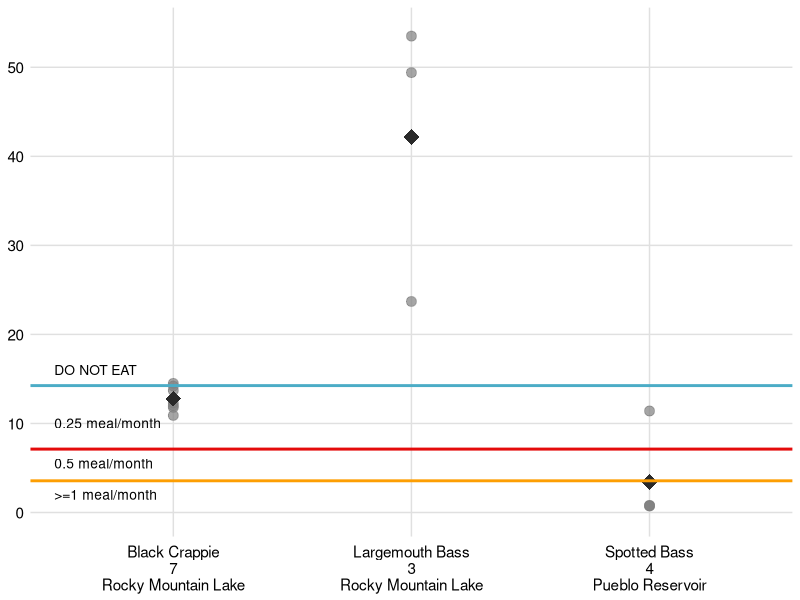
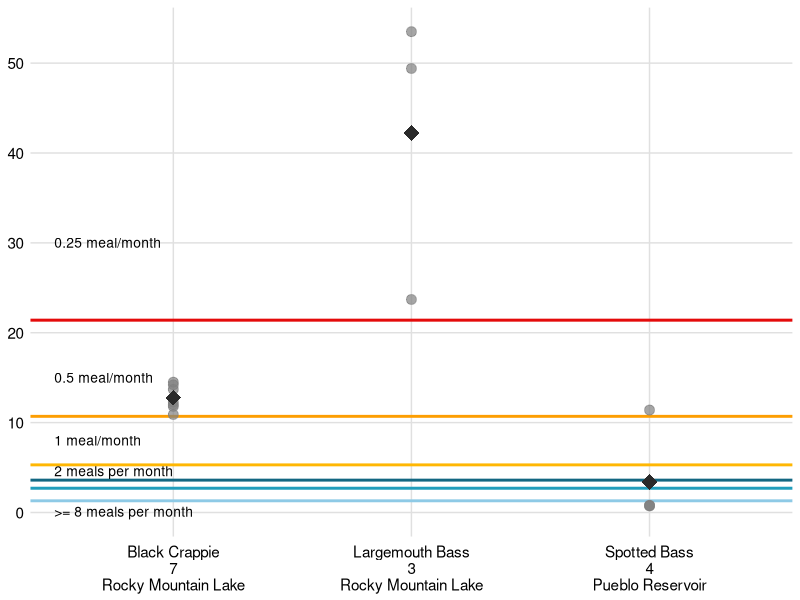
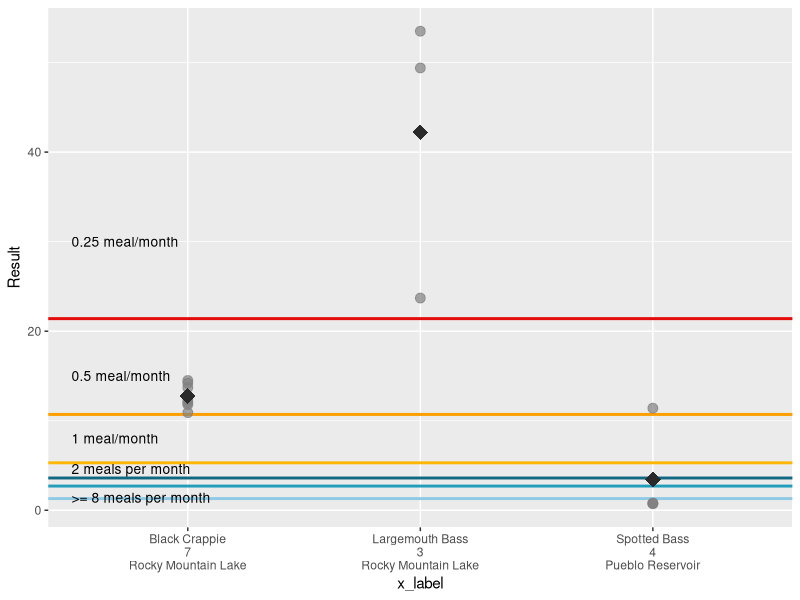

Reproduce these figures in R, in order. (Note: this script raises an error after producing the figures.)

library(ggplot2)
library(dplyr)
library(readxl)

# Importing the final dataset with TAC recommendations####

# Locate the directory
getwd()

# Import the data
PFOS_Clean_All_Data<- read_excel("03_Clean_Data/PFOS_CleanedMaster_2026.xlsx") |> filter(Analyte =="PFOS")


# TAC Plots Children ####


# Filter for the waterbodies and species with recommendations for children that need to be discussed at the TAC
# Filter for the censored data unless the discussion includes data with combined data
PFOS_SS_TAC_Children <- PFOS_Clean_All_Data %>% 
  filter((Waterbody == "Rocky Mountain Lake" &
            Species  %in% c("Black Crappie", "Largemouth Bass")) |
           (Waterbody == "Pueblo Reservoir" &
              Species == "Spotted Bass"
           )
  )

# Calculate the average concentration (result) for each species by waterbody.
PFOS_SS_TAC_Children2 <- PFOS_SS_TAC_Children %>%
  group_by(Waterbody, Species) %>%
  mutate(Average_Result = mean(Result), Num_Obs = n())



# Create a combined X-axis column with a newline character (\n)
PFOS_SS_TAC_Children2 <- PFOS_SS_TAC_Children2%>%
  mutate(x_label = paste(Species, Num_Obs, Waterbody, sep = "\n"))



ggplot(PFOS_SS_TAC_Children2, aes(x = x_label)) +
  # 1. Plot individual concentration points (blue circles)
  geom_point(aes(y = Result), color = "#808080", size = 3, alpha = 0.7) +
  
  # 2. Plot the average results (green diamonds)
  geom_point(aes(y = Average_Result), color = "#2a2a2a", shape = 18, size = 5) +
  
  # 3. Add horizontal threshold lines
  
  geom_hline(yintercept = 14.25, color = "#4BACC6", linewidth = 1) + # 0.25 meals/month
  geom_hline(yintercept = 7.12, color = "#e40b0b", linewidth = 1) + # 0.5 meal/month
  geom_hline(yintercept = 3.56, color = "#fd9e02", linewidth = 1) + # 1 meal per month
  # geom_hline(yintercept = 1.78, color = "#ffb703", linewidth = 1) + # 2 meal per month
  # geom_hline(yintercept = 1.19, color = "#126782", linewidth = 1) + # 3 meal per month
  
  
  
  # 4. Add threshold text labels on the left side
  annotate("text", x = 0.5, y = 16, label = "DO NOT EAT",  hjust = 0, size = 3.5) +
  annotate("text", x = 0.5, y = 10, label = "0.25 meal/month",  hjust = 0, size = 3.5) +
  annotate("text", x = 0.5, y = 5.5, label = "0.5 meal/month",  hjust = 0, size = 3.5) +
  annotate("text", x = 0.5, y = 2, label = ">=1 meal/month",  hjust = 0, size = 3.5) +
  # annotate("text", x = 0.5, y = 1.5, label = "2 meals per month",  hjust = 0, size = 3.5) +
  # annotate("text", x = 0.5, y = .05, label = ">=3 meals per month",  hjust = 0, size = 3.5) +
  
  
  
  # 5. Formatting axes and limits
  scale_y_continuous(limits = c(0, 54), breaks = seq(0, 54, by = 10)) +
  labs(x = NULL, y = NULL) + # Removes default axis titles to match your clean look
  
  # 6. Styling the theme to match a clean grid
  theme_minimal() +
  theme(
    panel.grid.major.x = element_line(color = "#E0E0E0"),
    panel.grid.major.y = element_line(color = "#E0E0E0"),
    panel.grid.minor = element_blank(),
    axis.text.x = element_text(size = 11, color = "black", vjust = 0.5),
    axis.text.y = element_text(size = 11, color = "black")
  )




# TAC Plots Women ####


# Filter for the waterbodies and species with recommendations for Women that need to be discussed at the TAC
# Filter for the censored data unless the discussion includes data with combined data
PFOS_SS_TAC_Women <- PFOS_Clean_All_Data  |>
  filter((Waterbody == "Rocky Mountain Lake" &
            Species  %in% c("Black Crappie", "Largemouth Bass")) |
           (Waterbody == "Pueblo Reservoir" &
              Species == "Spotted Bass"
           )
  )

# Calculate the average concentration (result) for each species by waterbody.
PFOS_SS_TAC_Women2 <- PFOS_SS_TAC_Women %>%
  group_by(Waterbody, Species) %>%
  mutate(Average_Result = mean(Result), Num_Obs = n())



# Create a combined X-axis column with a newline character (\n)
PFOS_SS_TAC_Women2 <- PFOS_SS_TAC_Women2%>%
  mutate(x_label = paste(Species, Num_Obs, Waterbody, sep = "\n"))



ggplot(PFOS_SS_TAC_Women2, aes(x = x_label)) +
  
  
  
  # 3. Add horizontal threshold lines
  
  # geom_hline(yintercept = 42.8, color = "#4BACC6", linewidth = 1) + # 0.25 meals/month
  geom_hline(yintercept = 21.4, color = "#e40b0b", linewidth = 1) + # 0.5 meal/month
  geom_hline(yintercept = 10.7, color = "#fd9e02", linewidth = 1) + # 1 meal per month
  geom_hline(yintercept = 5.3, color = "#ffb703", linewidth = 1) + # 2 meal per month
  geom_hline(yintercept = 3.6, color = "#126782", linewidth = 1) + # 3 meal per month
  geom_hline(yintercept = 2.7, color = "#219ebc", linewidth = 1) + # 4 meal per month
  geom_hline(yintercept = 1.3, color = "#8ecae6", linewidth = 1) + # 8 meal per month
  
  
  # 1. Plot individual concentration points (blue circles)
  geom_point(aes(y = Result), color = "#808080", size = 3, alpha = 0.7) +
  
  # 2. Plot the average results (green diamonds)
  geom_point(aes(y = Average_Result), color = "#2a2a2a", shape = 18, size = 5) +
  

  
  
  # 4. Add threshold text labels on the left side
  # annotate("text", x = 0.5, y = 1.20, label = "DO NOT EAT",  hjust = 0, size = 3.5) +
  annotate("text", x = 0.5, y = 30, label = "0.25 meal/month",  hjust = 0, size = 3.5) +
  annotate("text", x = 0.5, y = 15, label = "0.5 meal/month",  hjust = 0, size = 3.5) +
  annotate("text", x = 0.5, y = 8, label = "1 meal/month",  hjust = 0, size = 3.5) +
  annotate("text", x = 0.5, y = 4.6, label = "2 meals per month",  hjust = 0, size = 3.5) +
  # annotate("text", x = 0.5, y = 3, label = "3 meals per month",  hjust = 0, size = 3.5) +
  # annotate("text", x = 0.5, y = 2, label = "4 meals per month",  hjust = 0, size = 3.5) +
  annotate("text", x = 0.5, y = .08, label = ">= 8 meals per month",  hjust = 0, size = 3.5) +
  
  
  # 5. Formatting axes and limits
  scale_y_continuous(limits = c(0, 53.5), breaks = seq(0, 53.5, by = 10)) +
  labs(x = NULL, y = NULL) + # Removes default axis titles to match your clean look
  
  # 6. Styling the theme to match a clean grid
  theme_minimal() +
  theme(
    panel.grid.major.x = element_line(color = "#E0E0E0"),
    panel.grid.major.y = element_line(color = "#E0E0E0"),
    panel.grid.minor = element_blank(),
    axis.text.x = element_text(size = 11, color = "black", vjust = 0.5),
    axis.text.y = element_text(size = 11, color = "black")
  )




# TAC Plots General Population ####


# Filter for the waterbodies and species with recommendations for Women that need to be discussed at the TAC
# Filter for the censored data unless the discussion includes data with combined data
PFOS_SS_TAC_GP <- PFOS_Clean_All_Data |>
  filter((Waterbody == "Rocky Mountain Lake" &
            Species  %in% c("Black Crappie", "Largemouth Bass")) |
           (Waterbody == "Pueblo Reservoir" &
              Species == "Spotted Bass"
           )
  )

# Calculate the average concentration (result) for each species by waterbody.
PFOS_SS_TAC_GP2 <- PFOS_SS_TAC_GP %>%
  group_by(Waterbody, Species) %>%
  mutate(Average_Result = mean(Result), Num_Obs = n())



# Create a combined X-axis column with a newline character (\n)
PFOS_SS_TAC_GP2 <- PFOS_SS_TAC_GP2%>%
  mutate(x_label = paste(Species, Num_Obs, Waterbody, sep = "\n"))



ggplot(PFOS_SS_TAC_GP2, aes(x = x_label)) +
  
  # 3. Add horizontal threshold lines
  
  # geom_hline(yintercept = 42.8, color = "#4BACC6", linewidth = 1) + # 0.25 meals/month
  geom_hline(yintercept = 21.4, color = "#e40b0b", linewidth = 1) + # 0.5 meal/month
  geom_hline(yintercept = 10.7, color = "#fd9e02", linewidth = 1) + # 1 meal per month
  geom_hline(yintercept = 5.3, color = "#ffb703", linewidth = 1) + # 2 meal per month
  geom_hline(yintercept = 3.6, color = "#126782", linewidth = 1) + # 3 meal per month
  geom_hline(yintercept = 2.7, color = "#219ebc", linewidth = 1) + # 4 meal per month
  geom_hline(yintercept = 1.3, color = "#8ecae6", linewidth = 1) + # 8 meal per month
  
  
  # 1. Plot individual concentration points (blue circles)
  geom_point(aes(y = Result), color = "#808080", size = 3, alpha = 0.7) +
  
  # 2. Plot the average results (green diamonds)
  geom_point(aes(y = Average_Result), color = "#2a2a2a", shape = 18, size = 5) +
  
  
  
  
  # 4. Add threshold text labels on the left side
  # annotate("text", x = 0.5, y = 1.20, label = "DO NOT EAT",  hjust = 0, size = 3.5) +
  annotate("text", x = 0.5, y = 30, label = "0.25 meal/month",  hjust = 0, size = 3.5) +
  annotate("text", x = 0.5, y = 15, label = "0.5 meal/month",  hjust = 0, size = 3.5) +
  annotate("text", x = 0.5, y = 8, label = "1 meal/month",  hjust = 0, size = 3.5) +
  annotate("text", x = 0.5, y = 4.6, label = "2 meals per month",  hjust = 0, size = 3.5) +
  # annotate("text", x = 0.5, y = 3, label = "3 meals per month",  hjust = 0, size = 3.5) +
  # annotate("text", x = 0.5, y = 2, label = "4 meals per month",  hjust = 0, size = 3.5) +
  # Align annotation height with threshold line (1.3 ng/g)
  annotate("text", x = 0.5, y = 1.4, label = ">= 8 meals per month", hjust = 0, size = 3.5)
  
  
  # 5. Formatting axes and limits
  scale_y_continuous(limits = c(0, 53.5), breaks = seq(0, 53.5, by = 10)) +
  labs(x = NULL, y = NULL) + # Removes default axis titles to match your clean look
  
  # 6. Styling the theme to match a clean grid
  theme_minimal() +
  theme(
    panel.grid.major.x = element_line(color = "#E0E0E0"),
    panel.grid.major.y = element_line(color = "#E0E0E0"),
    panel.grid.minor = element_blank(),
    axis.text.x = element_text(size = 11, color = "black", vjust = 0.5),
    axis.text.y = element_text(size = 11, color = "black")
  )
